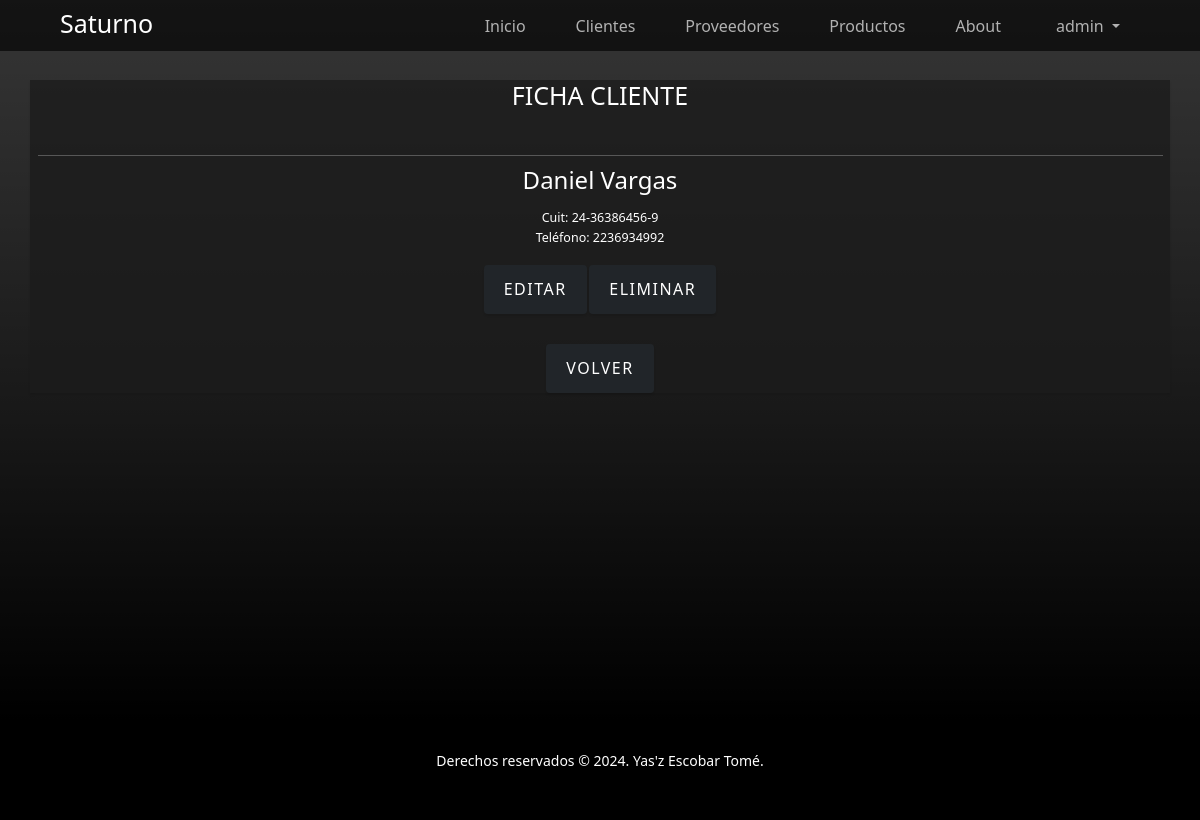
Before: /ver-cliente/1 (signed in) with the older database file.
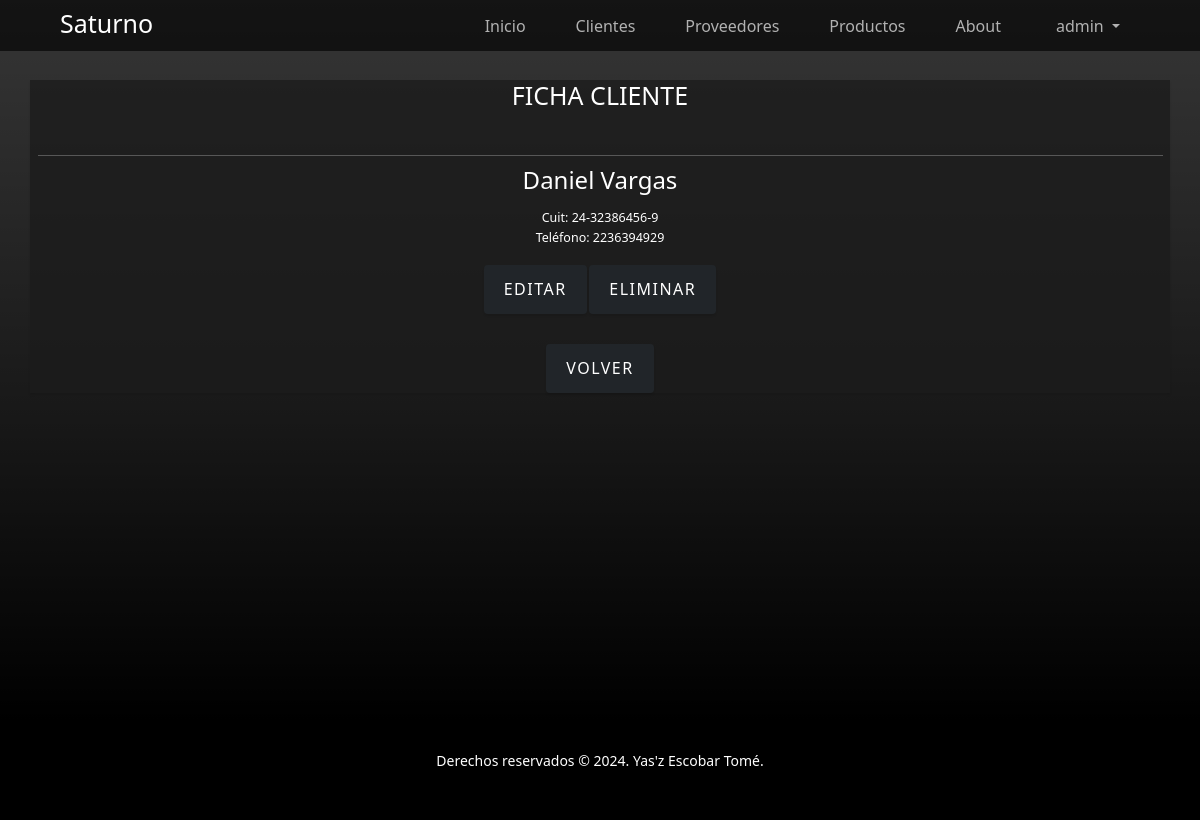
After: the same page with the newer database file.
### appcuentas/models.py (models this page shows, shortened)
class Cliente(models.Model):
    nombre = models.CharField(max_length=20)
    apellido = models.CharField(max_length=20)
    cuit = models.CharField(max_length=13)
    telefono = models.CharField(max_length=20)
    deuda = models.DecimalField(default=0.0, decimal_places=2, max_digits=10)

### appcuentas/views.py (the view)
# urls.py: path('ver-cliente/<int:pk>', views.ClienteDetailView.as_view(), name='ver-cliente'),
class ClienteDetailView(LoginRequiredMixin, DetailView):
    model = Cliente
    template_name = 'appcuentas/ver-cliente.html'

### appcuentas/templates/appcuentas/ver-cliente.html (shortened to what this page needs)
{% extends "appcuentas/base.html" %}
{% block main %}
<section class="page-section">
    <div class="container text-white text-center justify-content-center">
        <h1 class="pb-4">FICHA CLIENTE</h1>
        <br>
        <hr>
        <div class="pb-4">
            <h2>{{cliente.nombre}} {{cliente.apellido}}</h2>
            <h5>Cuit: {{cliente.cuit}}</h5>
            <h5>Teléfono: {{cliente.telefono}}</h5>
        </div>
        <div>
            <a class="btn btn-dark" href="{% url 'editar-cliente' cliente.pk %}">Editar</a>
            <a class="btn btn-dark" href="{% url 'eliminar-cliente' cliente.pk %}">Eliminar</a>
        </div>
        <a class="btn btn-dark mt-5" href="{% url 'clientes' %}">Volver</a>
    </div>
</section>
{% endblock %}

Changed rows visible on the page:
changed Cliente "Daniel": cuit "24-36386456-9" → "24-32386456-9"; telefono "2236934992" → "2236394929"
